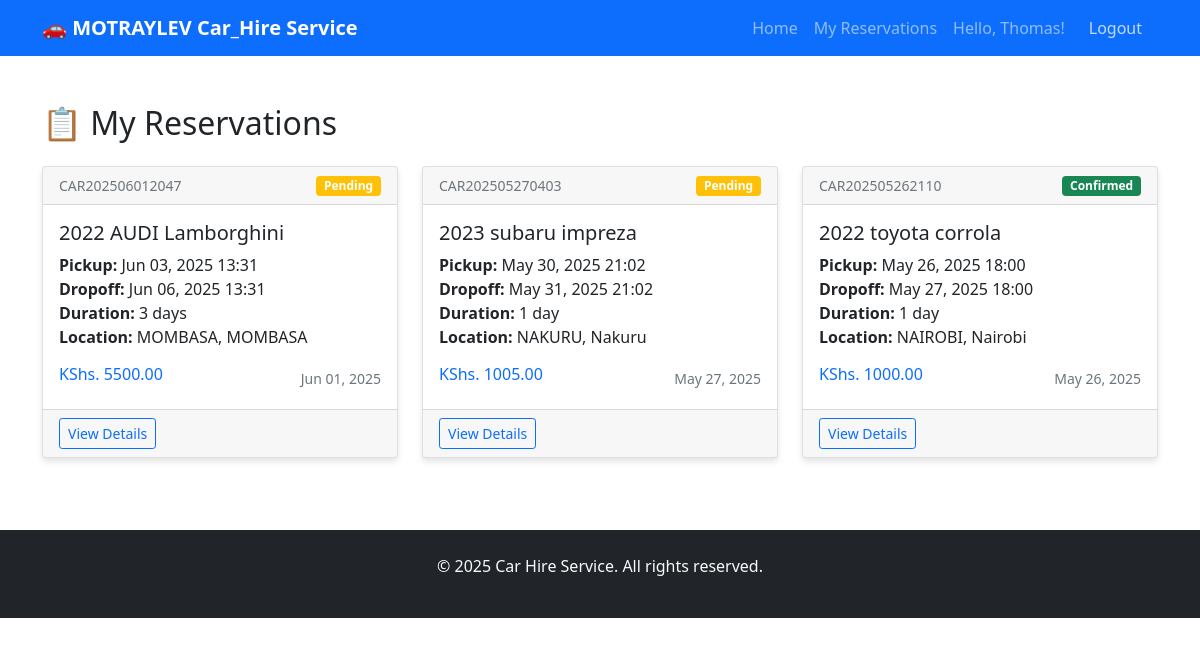
/my-reservations/ (signed in), run on the app's committed database.
### carhire/models.py (models this page shows, shortened)
class Reservation(models.Model):
    STATUS_CHOICES = [
        ('pending', 'Pending'),
        ('confirmed', 'Confirmed'),
        ('cancelled', 'Cancelled'),
        ('completed', 'Completed')
    ]
    user = models.ForeignKey(User, on_delete=models.CASCADE)
    vehicle = models.ForeignKey(Vehicle, on_delete=models.CASCADE)
    pickup_location = models.ForeignKey(Location, on_delete=models.CASCADE, related_name='pickup_reservations')
    dropoff_location = models.ForeignKey(Location, on_delete=models.CASCADE, related_name='dropoff_reservations')
    pickup_date = models.DateTimeField()
    dropoff_date = models.DateTimeField()
    total_days = models.IntegerField()
    reservation_fee = models.DecimalField(max_digits=10, decimal_places=2, default=1000.00)
    total_amount = models.DecimalField(max_digits=10, decimal_places=2)
    status = models.CharField(max_length=20, choices=STATUS_CHOICES, default='pending')
    created_at = models.DateTimeField(auto_now_add=True)
    confirmation_number = models.CharField(max_length=20, unique=True, blank=True)

class Vehicle(models.Model):
    make = models.CharField(max_length=50)
    model = models.CharField(max_length=50)
    year = models.IntegerField()
    vehicle_type = models.ForeignKey(VehicleType, on_delete=models.CASCADE)
    location = models.ForeignKey(Location, on_delete=models.CASCADE)
    mileage = models.IntegerField()
    condition = models.CharField(max_length=20, choices=[
        ('excellent', 'Excellent'),
        ('good', 'Good'),
        ('fair', 'Fair')
    ])
    daily_rate = models.DecimalField(max_digits=10, decimal_places=2)
    is_available = models.BooleanField(default=True)
    photo = models.ImageField(upload_to='vehicles/', blank=True, null=True)
    def __str__(self):
        return f"{self.year} {self.make} {self.model}"

class Location(models.Model):
    name = models.CharField(max_length=100)
    city = models.CharField(max_length=50, default='Nairobi')  # Add default here
    address = models.TextField()
    def __str__(self):
        return f"{self.name}, {self.city}"

### carhire/views.py (the view)
# urls.py: path('my-reservations/', views.my_reservations, name='my_reservations'),
@login_required
def my_reservations(request):
    reservations = Reservation.objects.filter(user=request.user).order_by('-created_at')
    return render(request, 'carhire/my_reservations.html', {'reservations': reservations})

### templates/carhire/my_reservations.html (shortened to what this page needs)
{% extends 'base.html' %}
{% block content %}
<div class="container my-5">
    <h2 class="mb-4">📋 My Reservations</h2>
    {% if reservations %}
        <div class="row">
            {% for reservation in reservations %}
            <div class="col-md-6 col-lg-4 mb-4">
                <div class="card h-100">
                    <div class="card-header d-flex justify-content-between align-items-center">
                        <small class="text-muted">{{ reservation.confirmation_number }}</small>
                        <span class="badge bg-{% if reservation.status == 'confirmed' %}success{% elif reservation.status == 'pending' %}warning{% elif reservation.status == 'cancelled' %}danger{% else %}secondary{% endif %}">
                            {{ reservation.get_status_display }}
                        </span>
                    </div>
                    <div class="card-body">
                        <h5 class="card-title">{{ reservation.vehicle }}</h5>
                        <p class="card-text">
                            <strong>Pickup:</strong> {{ reservation.pickup_date|date:"M d, Y H:i" }}<br>
                            <strong>Dropoff:</strong> {{ reservation.dropoff_date|date:"M d, Y H:i" }}<br>
                            <strong>Duration:</strong> {{ reservation.total_days }} day{{ reservation.total_days|pluralize }}<br>
                            <strong>Location:</strong> {{ reservation.pickup_location }}
                        </p>
                        <div class="d-flex justify-content-between align-items-center">
                            <span class="h6 text-primary">KShs. {{ reservation.total_amount }}</span>
                            <small class="text-muted">{{ reservation.created_at|date:"M d, Y" }}</small>
                        </div>
                    </div>
                    <div class="card-footer">
                        <a href="{% url 'reservation_confirmation' reservation.id %}" class="btn btn-outline-primary btn-sm">
                            View Details
                        </a>
                    </div>
                </div>
            </div>
            {% endfor %}
        </div>
    {% endif %}
</div>
{% endblock %}

### templates/base.html (shortened to what this page needs)
<!DOCTYPE html>
<html lang="en">
<head>
    <link href="https://cdn.jsdelivr.net/npm/bootstrap@5.1.3/dist/css/bootstrap.min.css" rel="stylesheet">
</head>
<body>
    <nav class="navbar navbar-expand-lg navbar-dark bg-primary">
        <div class="container">
            <a class="navbar-brand" href="{% url 'home' %}">🚗 MOTRAYLEV Car_Hire Service</a>
            <div class="collapse navbar-collapse" id="navbarNav">
                <ul class="navbar-nav ms-auto">
                    <li class="nav-item">
                        <a class="nav-link" href="{% url 'home' %}">Home</a>
                    </li>
                    {% if user.is_authenticated %}
                        <li class="nav-item">
                            <a class="nav-link" href="{% url 'my_reservations' %}">My Reservations</a>
                        </li>
                        <li class="nav-item">
                            <span class="nav-link">Hello, {{ user.first_name|default:user.username }}!</span>
                        </li>
                        <li class="nav-item">
                            <form method="post" action="{% url 'logout' %}" class="logout-form">
                                <button type="submit" class="logout-btn">Logout</button>
                            </form>
                        </li>
                    {% endif %}
                </ul>
            </div>
        </div>
    </nav>
    {% block content %}
    {% endblock %}
    <footer class="bg-dark text-light py-4 mt-5">
        <div class="container text-center">
            <p>&copy; 2025 Car Hire Service. All rights reserved.</p>
        </div>
    </footer>
</body>
</html>

### templates/base.html (style rules this page uses)
.navbar-brand { font-weight: bold; }
.card { box-shadow: 0 4px 6px rgba(0, 0, 0, 0.1); transition: transform 0.2s; }
.logout-form { margin: 0; padding: 0; }
.logout-btn { background: none; border: none; color: rgba(255, 255, 255, 0.75); text-decoration: none; padding: 0.5rem 1rem; display: block; transition: color 0.15s ease-in-out; }

### data on the page
Reservation: confirmation_number "CAR202506012047", status "Pending", vehicle "2022 AUDI Lamborghini", pickup_date "Jun 03, 2025 13:31", dropoff_date "Jun 06, 2025 13:31", total_days "3", pickup_location "MOMBASA, MOMBASA", total_amount "5500.00", created_at "Jun 01, 2025"
Reservation: confirmation_number "CAR202505270403", status "Pending", vehicle "2023 subaru impreza", pickup_date "May 30, 2025 21:02", dropoff_date "May 31, 2025 21:02", total_days "1", pickup_location "NAKURU, Nakuru", total_amount "1005.00", created_at "May 27, 2025"
Reservation: confirmation_number "CAR202505262110", status "Confirmed", vehicle "2022 toyota corrola", pickup_date "May 26, 2025 18:00", dropoff_date "May 27, 2025 18:00", total_days "1", pickup_location "NAIROBI, Nairobi", total_amount "1000.00", created_at "May 26, 2025"

### other printed values
{{ user.first_name|default:user.username }} "Thomas"
